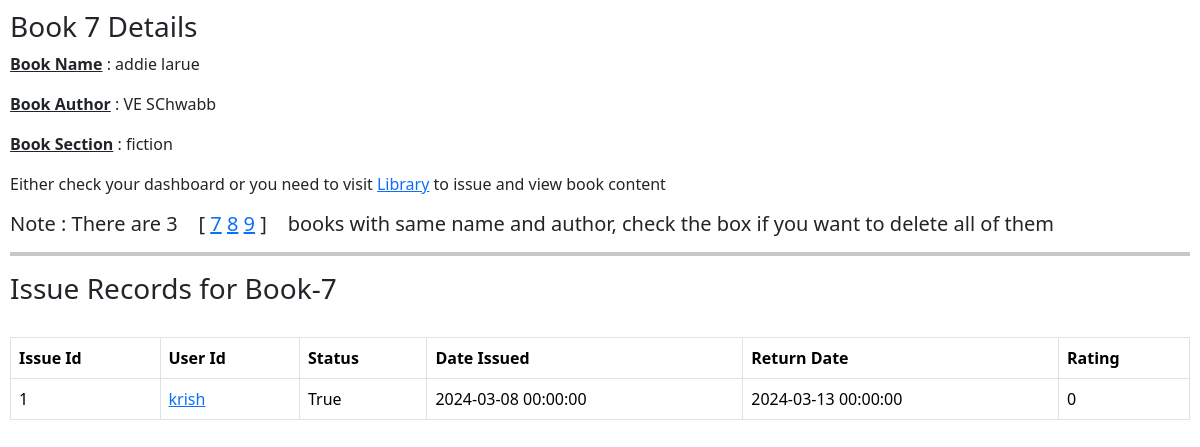
The app's page /book/7 (signed in), older data.
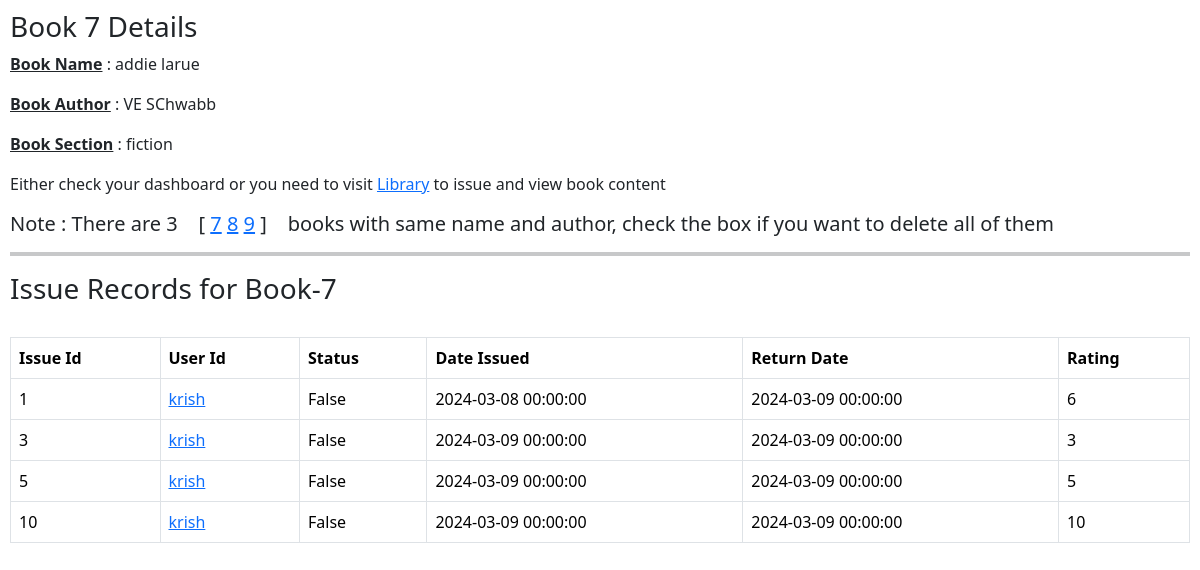
The same page, newer data.
### library/models.py (models this page shows, shortened)
class User(db.Model):
    __tablename__ = "USER"
    id = db.Column(db.Integer, primary_key=True, autoincrement=True)
    username = db.Column(db.String(20), nullable=False, unique=True)
    email = db.Column(db.String(120), nullable=False, unique=True)
    password = db.Column(db.String(120), nullable=False)
    is_admin = db.Column(db.Boolean, default=False)
    issues = db.Relationship('Issue', backref="user_issues", cascade="all, delete")

class Issue(db.Model):
    __tablename__ = "ISSUE"
    id = db.Column(db.Integer, primary_key=True, autoincrement=True)
    rating = db.Column(db.Integer, default=0)
    active_status = db.Column(db.Boolean, default=False)
    user_id = db.Column(db.Integer, db.ForeignKey('USER.id'), nullable=False)
    book_id = db.Column(db.Integer, db.ForeignKey('BOOK.id'), nullable=False)
    date_issued = db.Column(db.DateTime, nullable=False)
    return_date = db.Column(db.DateTime, nullable=False)

### library/routes.py (the view)
@app.route("/book/<id>")
def book_get(id):
    if session.get("username") is None:
        return render_template("no_login.html")
    existing_book = models.Book.query.get(id)
    if existing_book is None:
        data = {
            "type": "Book"
        }
        return render_template("not_found.html", data=data)
    issue_records = models.Issue.query.filter(models.Issue.book_id == id).all()
    book_copies = models.Book.query.filter(models.Book.name == existing_book.name,
                                           models.Book.author == existing_book.author).all()
    data = {
        "book": modify_the_book(existing_book),
        "book_copies": book_copies,
        "issue_records": [modify_the_issue_record(ir) for ir in issue_records]
    }
    return render_template("book_get.html", data=data)

### library/routes.py (called while the page is built)
def modify_the_issue_record(issue_record):
    b = models.Book.query.get(issue_record.book_id)
    s = models.Section.query.get(b.section_id)
    u = models.User.query.get(issue_record.user_id)
    modified_issue_record = {
        "issue_id": issue_record.id,
        "book_id": b.id,
        "user_id": u.id,
        "username": u.username,
        "name": b.name,
        "author": b.author,
        "content": b.content,
        "section_name": s.name,
        "date_issued": issue_record.date_issued,
        "status": issue_record.active_status,
        "rating": issue_record.rating,
        "return_date": issue_record.return_date
    }
    return modified_issue_record

def modify_the_book(book):
    s = models.Section.query.get(book.section_id)
    modified_book = {
        "id": book.id,
        "name": book.name,
        "author": book.author,
        "section_name": s.name,
        "content": book.content,
        "total_rating": calculate_book_rating(book.id)
    }
    return modified_book

### library/templates/book_get.html (shortened to what this page needs)
<!DOCTYPE html>
<html lang="en">
  <head>
    <link
      href="https://cdn.jsdelivr.net/npm/bootstrap@5.3.3/dist/css/bootstrap.min.css"
      rel="stylesheet"
    />
  </head>
  <body>
    <h3>Book {{data["book"].id}} Details</h3>
    <p>
      <strong><u>Book Name</u></strong> : {{ data["book"].name }}
    </p>
    <p>
      <strong><u>Book Author</u></strong> : {{ data["book"].author }}
    </p>
    <p>
      <strong><u>Book Section</u></strong> : {{ data["book"].section_name }}
    </p>
    {% if session.get("username") == "admin" %}
    <p>
      <strong><u>Book Content</u></strong> : {{ data["book"].content }}
    </p>
    {% else %}
    <p>
      Either check your dashboard or you need to visit
      <a href="/library">Library</a> to issue and view book content
    </p>
    {% endif %} {% if data["book_copies"] | length > 1 %}
    <h5>
      Note : There are {{ data["book_copies"] | length }} &nbsp;&nbsp;
      <span>[ </span>
      {% for i in data["book_copies"] %}
      <a href="/book/{{i.id}}">{{i.id}}</a>
      {% endfor %}
      <span> ]</span>
      &nbsp;&nbsp; books with same name and author, check the box if you want to
      delete all of them
    </h5>
    {% endif %}
    <hr class="border-4" />
    <h3>Issue Records for Book-{{ data["book"].id }}</h3>
    <br />
    {% if data['issue_records'] | length == 0 %}
    <p>No Issue Records for this book</p>
    <br />
    {% else %}
    <table class="table table-bordered table-hover">
      <tr>
        <th>Issue Id</th>
        <th>User Id</th>
        <th>Status</th>
        <th>Date Issued</th>
        <th>Return Date</th>
        <th>Rating</th>
      </tr>
      {% for ir in data['issue_records'] %}
      <tr>
        <td>{{ ir.issue_id }}</td>
        <td><a href="/user/{{ ir.user_id }}">{{ ir.username }}</a></td>
        <td>{{ ir.status }}</td>
        <td>{{ ir.date_issued }}</td>
        <td>{{ ir.return_date }}</td>
        <td>{{ ir.rating }}</td>
      </tr>
      {% endfor %}
    </table>
    {% endif %}
  </body>
</html>

Row changes from the older to the newer data that the page shows:
added Issue: date_issued "2024-03-09 00:00:00", return_date "2024-03-09 00:00:00"
added Issue: date_issued "2024-03-09 00:00:00", return_date "2024-03-09 00:00:00"
added Issue: date_issued "2024-03-09 00:00:00", return_date "2024-03-09 00:00:00"
Text that changed along with them:
new list line: "1 False 6"
new list line: "krish"
new list line: "2024-03-08 00:00:00 2024-03-09 00:00:00"
new list line: "3 False 3"
new list line: "5 False 5"
new list line: "10 False 10"
list line gone: "1 True 0"
list line gone: "krish"
list line gone: "2024-03-08 00:00:00 2024-03-13 00:00:00"
